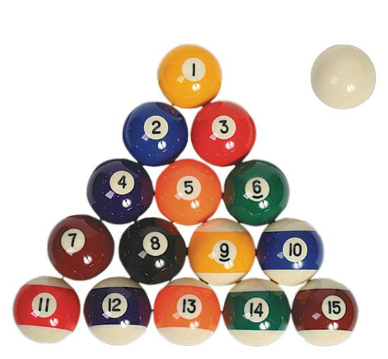
#> input picture Microsoft AI School/learning/DataPreprocessing/Billiards.png, 388 x 359 px
$ python '이미지의 형태학적 변환_gradient.py'
#> lines starting #> are read from the running program, lines starting #| are printed output that depends on the picture; after the words box and inside, x2 and y2 are one past the last pixel; in counts of white or black regions, pixels touching at a corner belong together
# Gradient : 모서리를 감지, dilation - erosion
# tophat : 밝은 부분, original - opening
# blackhat : 어두운 부분, closing - original
# opening : 노이즈 제거, erosion -> dilation, dilation@erosion
# closing : 개체의 바운더리, dilation -> erosion, erosion@dilation

import numpy as np
import cv2
import matplotlib.pyplot as plt

img = cv2.imread('./Billiards.png', cv2.IMREAD_GRAYSCALE)
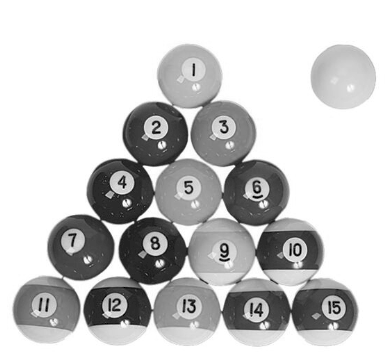
#> img: shape (359, 388); min 0, max 255, mean 202.7

_, mask = cv2.threshold(img, 230, 255, cv2.THRESH_BINARY_INV)
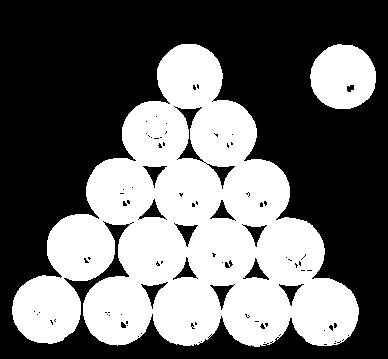
#> mask: shape (359, 388); 41.4% white; 2 white regions, box (x1, y1, x2, y2) and area: (12, 44, 359, 347) 54277, (310, 44, 376, 109) 3343

op_idx = {
    'gradient': cv2.MORPH_GRADIENT,
    'tophat': cv2.MORPH_TOPHAT,
    'blackhat': cv2.MORPH_BLACKHAT
}


def onchange(k, op_name):
    if k == 0:
        cv2.imshow(op_name, mask)
    kernel = cv2.getStructuringElement(cv2.MORPH_RECT, (k, k))
    dst = cv2.morphologyEx(mask, op_idx[op_name], kernel)
    cv2.imshow(op_name, dst)


cv2.imshow('original', img)
cv2.imshow('gradient', mask)
cv2.imshow('tophat', mask)
cv2.imshow('blackhat', mask)

cv2.createTrackbar('k', 'gradient', 0, 300, lambda x: onchange(k=x, op_name='gradient'))
#> slider 'k' is set to 100
cv2.createTrackbar('k', 'tophat', 0, 300, lambda x: onchange(k=x, op_name='tophat'))
#> slider 'k' is set to 100
cv2.createTrackbar('k', 'blackhat', 0, 300, lambda x: onchange(k=x, op_name='blackhat'))
#> slider 'k' is set to 100

cv2.waitKey(0)
#> in onchange, `dst = cv2.morphologyEx(mask, op_idx[op_name], kernel)`:
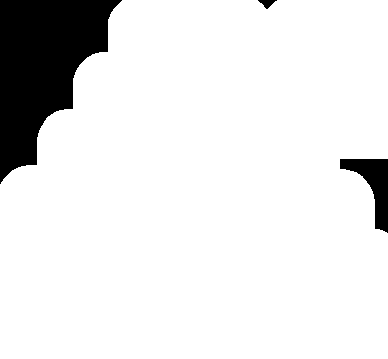
#> dst: shape (359, 388); 89.8% white; 3 black regions, box (x1, y1, x2, y2) and area: (0, 0, 122, 184) 12599, (340, 159, 388, 233) 1534, (258, 0, 277, 9) 88
#> call 3 of onchange, with k = 100, op_name = 'blackhat'
#> in onchange (call 3), `dst = cv2.morphologyEx(mask, op_idx[op_name], kernel)`:
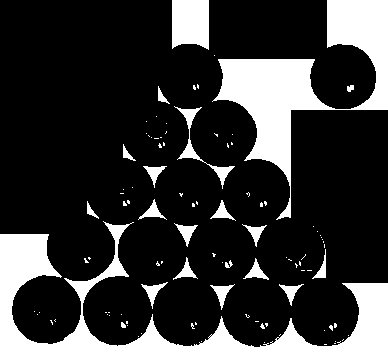
#> dst: shape (359, 388); 21.5% white; 101 white regions (80 under 20 px), largest, box (x1, y1, x2, y2) and area: (0, 221, 388, 359) 13929, (212, 0, 388, 220) 10897, (172, 0, 209, 50) 1687
cv2.destroyAllWindows()

$ run again, with Microsoft AI School/learning/DataPreprocessing/XO.png copied over Microsoft AI School/learning/DataPreprocessing/Billiards.png
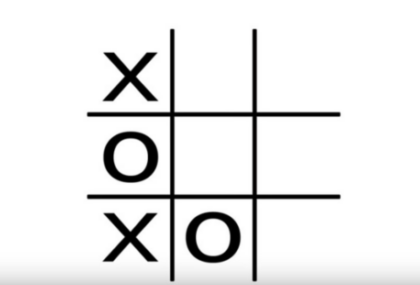
#> input picture Microsoft AI School/learning/DataPreprocessing/XO.png, 420 x 285 px
#> `_, mask = cv2.threshold(img, 230, 255, cv2.THRESH_BINARY_INV)`:
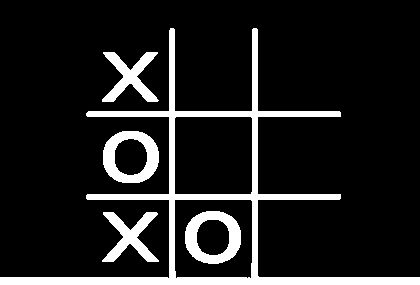
#> mask: shape (285, 420); 12.2% white; 5 white regions, box (x1, y1, x2, y2) and area: (0, 28, 420, 285) 9273, (185, 211, 241, 264) 1479, (103, 131, 159, 183) 1471, (102, 52, 159, 102) 1207, (102, 212, 159, 262) 1205
#> dst: shape (285, 420); 82.1% white; 2 black regions, box (x1, y1, x2, y2) and area: (308, 0, 420, 228) 11759, (0, 0, 120, 228) 9679
#> in onchange (call 3), `dst = cv2.morphologyEx(mask, op_idx[op_name], kernel)`:
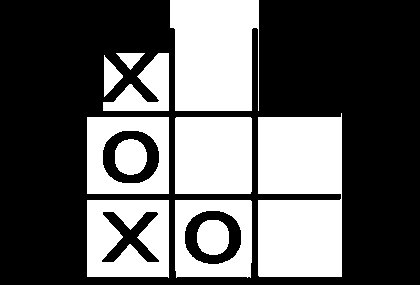
#> dst: shape (285, 420); 37.5% white; 11 white regions, largest, box (x1, y1, x2, y2) and area: (258, 113, 342, 277) 12946, (170, 0, 259, 111) 8969, (175, 117, 252, 194) 5925
